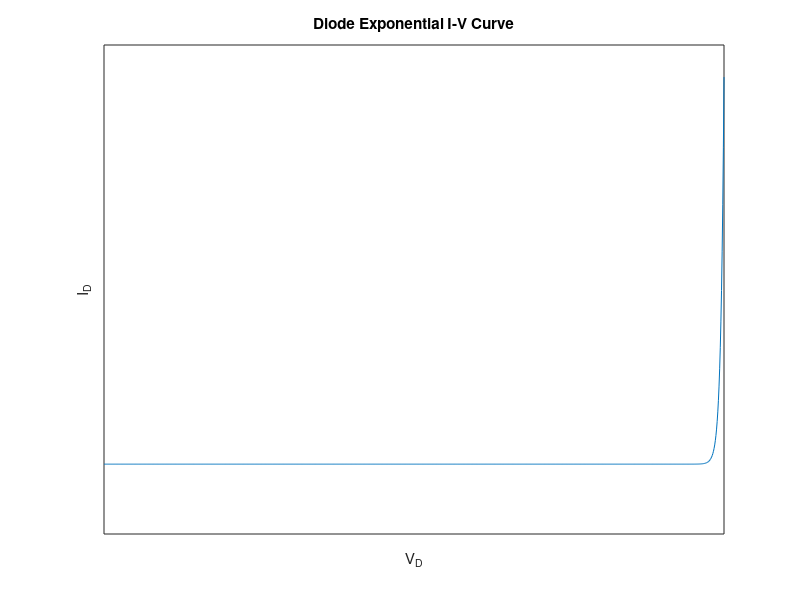

MATLAB code to generate this figure:
v=linspace(-3,2,1000);
is=10^(-14);
id=is*(exp(v/0.025)-1);
plot(v,id)
title('Diode Exponential I-V Curve')
xlabel('V_D')
ylabel('I_D')
set(gca,'XTick',[], 'YTick', [])
waitforbuttonpress ()
print(1,strcat("../images/",mfilename(),".pdf"),"-dpdf","-S200,200")